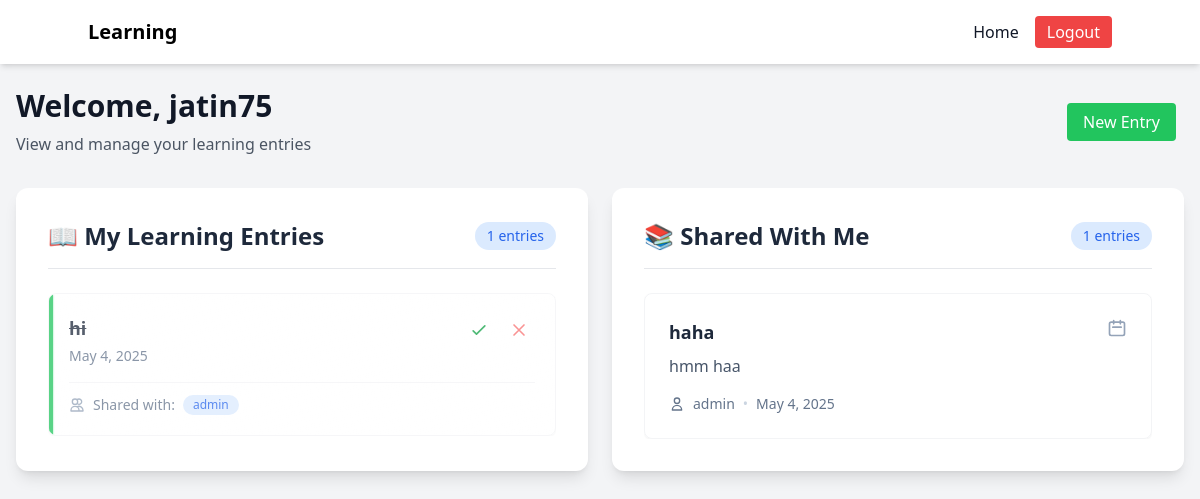
The app's page /learning/ (signed in) with its own data.
### learning_app/models.py (models this page shows, shortened)
class LearningEntry(models.Model):
    user = models.ForeignKey(User, on_delete=models.CASCADE)
    title = models.CharField(max_length=200)
    content = models.TextField()
    created_at = models.DateTimeField(auto_now_add=True)
    shared_with = models.ManyToManyField(User, related_name='shared_learnings', blank=True)
    is_completed = models.BooleanField(default=False)
    deleted_at = models.DateTimeField(null=True, blank=True)

### learning_app/views.py (the view)
# urls.py: path('', views.dashboard, name='dashboard'),
@login_required
def dashboard(request):
    user_entries = LearningEntry.objects.filter(
        user=request.user,
        deleted_at__isnull=True
    )
    shared_entries = LearningEntry.objects.filter(
        shared_with=request.user,
        deleted_at__isnull=True
    ).exclude(user=request.user)
    return render(request, 'dashboard.html', {
        'user_entries': user_entries,
        'shared_entries': shared_entries
    })

### learning_app/templates/dashboard.html (shortened to what this page needs)
{% extends 'base.html' %}
{% block siteName %}Learning{% endblock %}
{% block content %}
{% if user.is_authenticated %}
<div class="max-w-7xl mx-auto w-full">
    <div class="mb-8 flex justify-between items-center">
        <div>
            <h1 class="text-3xl font-bold">Welcome, {{ user.username }}</h1>
            <p class="text-gray-600 dark:text-gray-400 mt-2">View and manage your learning entries</p>
        </div>
        <div>
            <a href="{% url 'create_entry' %}" class="bg-green-500 text-white px-4 py-2 rounded hover:bg-green-600 transition mr-2 whitespace-nowrap">
                New Entry
            </a>
        </div>
    </div>
    <div class="grid grid-cols-1 md:grid-cols-2 gap-6 max-md:max-w-xl mx-auto">
        <div class="bg-white dark:bg-slate-900 rounded-xl shadow-lg p-8 max-sm:p-4">
            <div class="flex items-center justify-between mb-6 pb-4 border-b border-gray-200 dark:border-slate-700">
                <h2 class="text-2xl font-bold text-slate-800 dark:text-slate-200 whitespace-nowrap max-lg:text-lg max-sm:text-sm">
                    📖 My Learning Entries
                </h2>
                <span class="px-3 py-1 bg-blue-100 dark:bg-slate-800 text-blue-600 dark:text-blue-400 rounded-full text-sm whitespace-nowrap">
                    {{ user_entries|length }} entries
                </span>
            </div>
            {% if user_entries %}
                <div class="grid gap-4 max-h-[75vh] overflow-y-auto">
                    {% for entry in user_entries %}
                    <div class="group relative bg-gradient-to-br from-white/50 to-white/0 dark:from-slate-800/50 dark:to-slate-800/0 rounded-lg p-5 shadow-sm hover:shadow-md transition-all duration-300 border border-gray-100 dark:border-slate-700 hover:border-blue-200 dark:hover:border-blue-800 {% if entry.is_completed %}opacity-75{% endif %} overflow-hidden">
                        {% if entry.is_completed %}
                            <div class="absolute h-full w-1 bg-green-500 left-0 top-0 shadow shadow-green-400 shadow-sm"></div>
                        {% endif %}
                        <div class="relative">
                            <div class="flex items-start justify-between">
                                <div class="flex-1">
                                    <h3 class="text-lg font-semibold text-slate-800 dark:text-slate-200 mb-1 {% if entry.is_completed %}line-through{% endif %}">
                                        {{ entry.title }}
                                    </h3>
                                    <p class="text-sm text-slate-500 dark:text-slate-400">
                                        {{ entry.created_at|date:"M j, Y" }}
                                    </p>
                                </div>
                                <div class="flex space-x-2 ml-4">
                                    <form action="{% url 'toggle_entry' entry.pk %}" method="post">
                                        <button type="submit" class="p-1.5 rounded-full hover:bg-green-100 dark:hover:bg-green-900/50 transition-colors">
                                            <svg class="w-5 h-5 {% if entry.is_completed %}text-green-600 dark:text-green-400{% else %}text-slate-400 dark:text-slate-500{% endif %}" fill="none" stroke="currentColor" viewBox="0 0 24 24">
                                                <path stroke-linecap="round" stroke-linejoin="round" stroke-width="2" d="M5 13l4 4L19 7"/>
                                            </svg>
                                        </button>
                                    </form>
                                    <form action="{% url 'delete_entry' entry.pk %}" method="post">
                                        <button type="submit" class="p-1.5 rounded-full hover:bg-red-100 dark:hover:bg-red-900/50 transition-colors">
                                            <svg class="w-5 h-5 text-red-400 dark:text-red-500" fill="none" stroke="currentColor" viewBox="0 0 24 24">
                                                <path stroke-linecap="round" stroke-linejoin="round" stroke-width="2" d="M6 18L18 6M6 6l12 12"/>
                                            </svg>
                                        </button>
                                    </form>
                                </div>
                            </div>
                            {% if entry.shared_with.exists %}
                            <div class="mt-4 pt-3 border-t border-gray-100 dark:border-slate-700">
                                <div class="flex items-center space-x-2 text-sm">
                                    <svg class="w-4 h-4 text-slate-400 dark:text-slate-500" fill="none" stroke="currentColor" viewBox="0 0 24 24">
                                        <path stroke-linecap="round" stroke-linejoin="round" stroke-width="2" d="M12 4.354a4 4 0 110 5.292M15 21H3v-1a6 6 0 0112 0v1zm0 0h6v-1a6 6 0 00-9-5.197M13 7a4 4 0 11-8 0 4 4 0 018 0z"/>
                                    </svg>
                                    <span class="text-slate-500 dark:text-slate-400">Shared with:</span>
                                    {% for user in entry.shared_with.all %}
                                    <span class="inline-flex items-center px-2.5 py-0.5 rounded-full text-xs font-medium bg-blue-100 dark:bg-slate-800 text-blue-600 dark:text-blue-400">
                                        {{ user.username }}
                                    </span>
                                    {% endfor %}
                                </div>
                            </div>
                            {% endif %}
                        </div>
                    </div>
                    {% endfor %}
                </div>
            {% endif %}
        </div>
        <div class="bg-white dark:bg-slate-900 rounded-xl shadow-lg p-8 max-sm:p-4">
            <div class="flex items-center justify-between mb-6 pb-4 border-b border-gray-200 dark:border-slate-700">
                <h2 class="text-2xl font-bold text-slate-800 dark:text-slate-200 whitespace-nowrap max-lg:text-lg max-sm:text-sm">
                    📚 Shared With Me
                </h2>
                <span class="px-3 py-1 bg-blue-100 dark:bg-slate-800 text-blue-600 dark:text-blue-400 rounded-full text-sm whitespace-nowrap">
                    {{ shared_entries|length }} entries
                </span>
            </div>
            {% if shared_entries %}
                <div class="grid gap-6 grid-cols-1 max-h-[75vh] overflow-y-auto">
                    {% for entry in shared_entries %}
                    <div class="group relative bg-gradient-to-br from-white/50 to-white/0 dark:from-slate-800/50 dark:to-slate-800/0 rounded-lg p-6 shadow-sm hover:shadow-md transition-all duration-300 border border-gray-100 dark:border-slate-700 hover:border-blue-200 dark:hover:border-blue-800">
                        <div class="relative">
                            <div class="flex items-start justify-between">
                                <h3 class="text-lg font-semibold text-slate-800 dark:text-slate-200 mb-2">
                                    {{ entry.title }}
                                </h3>
                                <svg class="w-5 h-5 text-slate-400 dark:text-slate-500 shrink-0" fill="none" stroke="currentColor" viewBox="0 0 24 24">
                                    <path stroke-linecap="round" stroke-linejoin="round" stroke-width="2" d="M8 7V3m8 4V3m-9 8h10M5 21h14a2 2 0 002-2V7a2 2 0 00-2-2H5a2 2 0 00-2 2v12a2 2 0 002 2z"/>
                                </svg>
                            </div>
                            <p class="text-slate-600 dark:text-slate-400 line-clamp-3 mb-4">
                                {{ entry.content|truncatewords:30 }}
                            </p>
                            <div class="flex items-center mt-4 text-sm">
                                <span class="flex items-center text-slate-500 dark:text-slate-400">
                                    <svg class="w-4 h-4 mr-2" fill="none" stroke="currentColor" viewBox="0 0 24 24">
                                        <path stroke-linecap="round" stroke-linejoin="round" stroke-width="2" d="M16 7a4 4 0 11-8 0 4 4 0 018 0zM12 14a7 7 0 00-7 7h14a7 7 0 00-7-7z"/>
                                    </svg>
                                    {{ entry.user.username }}
                                </span>
                                <span class="mx-2 text-slate-300 dark:text-slate-600">•</span>
                                <span class="text-slate-500 dark:text-slate-400">
                                    {{ entry.created_at|date:"M j, Y" }}
                                </span>
                            </div>
                        </div>
                    </div>
                    {% endfor %}
                </div>
            {% endif %}
        </div>
    </div>
</div>
{% endif %}
{% endblock %}

### main/templates/base.html (shortened to what this page needs)
<!DOCTYPE html>
<html lang="en">
  <head>
    <script src="https://cdn.tailwindcss.com"></script>
    <link href="https://cdn.jsdelivr.net/npm/select2@4.1.0-rc.0/dist/css/select2.min.css" rel="stylesheet" />
    <link href="https://cdn.jsdelivr.net/npm/@ttskch/select2-bootstrap4-theme@1.5.2/dist/select2-bootstrap4.min.css" rel="stylesheet">
  </head>
  <body class="bg-gray-100 text-gray-900 dark:bg-slate-800 dark:text-white transition-colors duration-300">
    <nav class="bg-white dark:bg-slate-900 shadow-md p-4 sticky top-0">
      <div class="container mx-auto flex justify-between items-center">
        <a href="/" class="text-xl font-bold dark:text-white text-black"> {% block siteName %}My Site List{% endblock %}</a>
        <div class="flex items-center space-x-4">
            <a href="/" class="hover:underline">Home</a>
            <a href="{% url 'logout' %}" class="bg-red-500 text-white px-3 py-1 rounded hover:bg-red-600 transition">
                Logout
            </a>
        </div>
      </div>
    </nav>
    <main class="mx-auto mt-6 px-4">
      {% block content %}{% endblock %}
    </main>
  </body>
</html>

### records on screen
LearningEntry: is_completed True (drawn), title "hi", created_at "May 4, 2025"
LearningEntry: title "haha", content "hmm haa", user.username "admin", created_at "May 4, 2025"

### other values on screen
{{ user.username }} "jatin75"
{{ user_entries|length }} "1"
{{ user.username }} "admin"
{{ shared_entries|length }} "1"
